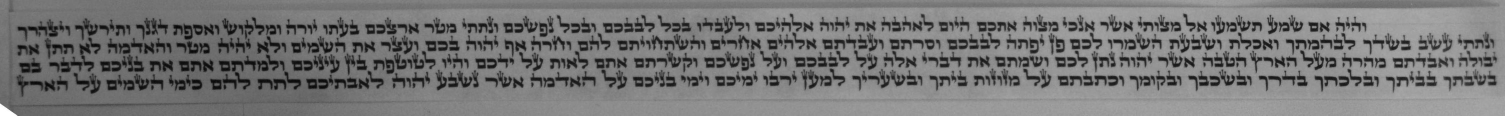
#> input picture StamStam-BE/images/008.jpg, 4514 x 347 px, found by its file name (shown at 1/3 size)
$ python carre.py   (older library calls are emulated)
#> lines starting #> are read from the running program, lines starting #| are printed output that depends on the picture; after the words box and inside, x2 and y2 are one past the last pixel; in counts of white or black regions, pixels touching at a corner belong together
# GenData.py

import sys
import numpy as np
import cv2
import os
import itertools

# module level variables ##########################################################################
MIN_CONTOUR_AREA = 50

RESIZED_IMAGE_WIDTH = 20
RESIZED_IMAGE_HEIGHT = 30

###################################################################################################

# [151 lines left out: functions union, intersection, is_kouf, my_sort_2, my_sort, combine_boxes, not called in this run]


def main():

    # [6 lines left out: function d, not called in this run]


    #imgTrainingNumbers = cv2.imread("images/001.jpg")            # read in training numbers image
    #imgTrainingNumbers = cv2.imread("images/t1.jpg")  # read in training numbers image
    imgTrainingNumbers = cv2.imread("images/R/008.jpg")  # read in training numbers image
#> imgTrainingNumbers is the input picture: shape (347, 4514, 3); min 1, max 255, mean 117.3
    #imgTrainingNumbers = cv2.imread("images/Stam.jpg")

    if imgTrainingNumbers is None:                          # if image was not read successfully
        print ("error: image not read from file \n\n")        # print error message to std out
        os.system("pause")                                  # pause so user can see error message
        return                                              # and exit function (which exits program)
    # end if

    imgGray = cv2.cvtColor(imgTrainingNumbers, cv2.COLOR_BGR2GRAY)          # get grayscale image
    imgBlurred = cv2.GaussianBlur(imgGray, (5,5), 0)                        # blur

                                                        # filter image from grayscale to black and white
    imgThresh = cv2.adaptiveThreshold(imgBlurred,                           # input image
                                      255,                                  # make pixels that pass the threshold full white
                                      cv2.ADAPTIVE_THRESH_GAUSSIAN_C,       # use gaussian rather than mean, seems to give better results
                                      cv2.THRESH_BINARY_INV,                # invert so foreground will be white, background will be black
                                      11,                                   # size of a pixel neighborhood used to calculate threshold value
                                      2)                                    # constant subtracted from the mean or weighted mean
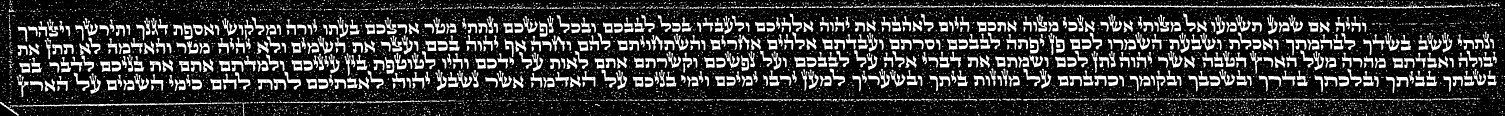
#> imgThresh: shape (347, 4514) (shown at 1/3 size); 20.7% white; 8715 white regions (7870 under 20 px)

    cv2.imshow("imgThresh", imgThresh)      # show threshold image for reference


    imgThreshCopy = imgThresh.copy()        # make a copy of the thresh image, this in necessary b/c findContours modifies the image

    imgContours, npaContours, npaHierarchy = cv2.findContours(imgThreshCopy,        # input image, make sure to use a copy since the function will modify this image in the course of finding contours
                                                 cv2.RETR_EXTERNAL,                 # retrieve the outermost contours only
                                                 cv2.CHAIN_APPROX_SIMPLE)           # compress horizontal, vertical, and diagonal segments and leave only their end points
#> npaContours = 8715 contours, 7980 with area under 20; largest, box (x1, y1, x2, y2) and area: (3655, 13, 4272, 26) 2216, (55, 307, 696, 320) 1929, (3142, 11, 3654, 23) 1748, (656, 182, 691, 214) 789, (631, 236, 664, 269) 774


    rects=[]
    for npaContour in npaContours:                          # for each contour
        if cv2.contourArea(npaContour) > MIN_CONTOUR_AREA:          # if contour is big enough to consider
            rect = [intX, intY, intW, intH] = cv2.boundingRect(npaContour)         # get and break out bounding rect
            # cv2.rectangle(imgTrainingNumbers,  # draw rectangle on original training image
            #               (rect[0], rect[1]),  # upper left corner
            #               (rect[0] + rect[2], rect[1] + rect[3]),  # lower right corner
            #               (0, 0, 255),  # red
            #               2)  # thickness
            #cv2.imshow("training_numbers.png", imgTrainingNumbers)
            #intChar = cv2.waitKey(0)
            rects.append(rect)
#> this loop made 8715 passes
#> (intX, intY, intW, intH) on passes 1691, 1721, 1727, 1747, 1770, 1820, 1854, 1855, 1953, 1956, 1959, 1961: (55, 307, 641, 13), (727, 306, 20, 41), (0, 306, 56, 41), (848, 305, 111, 5), (960, 304, 107, 8), (1070, 302, 77, 9), (1265, 301, 55, 5), (1149, 301, 113, 8), (2842, 297, 31, 8), (2568, 297, 40, 7), (2523, 297, 19, 8), (2498, 297, 13, 7)
#> npaContour on passes 1 to 6: [[4383, 346]], [[4136, 346]], [[3768, 346]], [[3668, 346]], [[3511, 346]], [[3319, 346]]
#> after the loop, rects = 627 items, first 6: (55, 307, 641, 13), (727, 306, 20, 41), (0, 306, 56, 41), (848, 305, 111, 5), (960, 304, 107, 8), (1070, 302, 77, 9)
    rects_after = rects
#> rects_after has the same summary as rects
    #rects_after = combine_boxes(rects)

    for rect in rects_after:                          # for each contour

                                                # draw rectangle around each contour as we ask user for input
            cv2.rectangle(imgTrainingNumbers,           # draw rectangle on original training image
                          (rect[0], rect[1]),                 # upper left corner
                          (rect[0]+rect[2],rect[1]+rect[3]),        # lower right corner
                          (0, 0, 255),                  # red
                          2)                            # thickness

            #imgROI = imgThresh[intY:intY+intH, intX:intX+intW]                                  # crop char out of threshold image
            #imgROIResized = cv2.resize(imgROI, (RESIZED_IMAGE_WIDTH, RESIZED_IMAGE_HEIGHT))     # resize image, this will be more consistent for recognition and storage

            # cv2.imshow("imgROI", imgROI)                    # show cropped out char for reference
            # cv2.imshow("imgROIResized", imgROIResized)      # show resized image for reference
            cv2.imshow("training_numbers.png", imgTrainingNumbers)      # show training numbers image, this will now have red rectangles drawn on it
#> this loop made 627 passes
#> pass 1, in main, `cv2.imshow("training_numbers.png", imgTrainingNumbers)`:
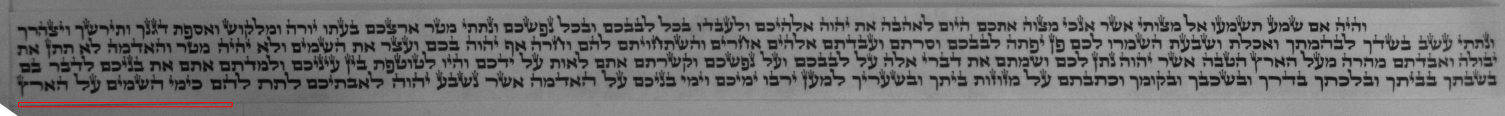
#> window 'training_numbers.png': shape (347, 4514, 3) (shown at 1/3 size); mean B, G, R 117, 117, 117.6
#> after the loop:
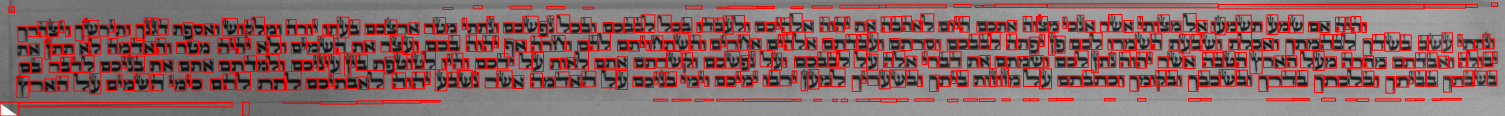
#> imgTrainingNumbers: shape (347, 4514, 3) (shown at 1/3 size); 15.09% of pixels changed, all inside (x1, y1, x2, y2) = (0, 7, 4494, 347)

            #cv2.setMouseCallback("training_numbers.png", d,[npaContour,intX, intY, intW, intH])
            #intChar = cv2.waitKey(0)                     # get key press
            # end if
        # end if
    # end for

    intChar = cv2.waitKey(0)
#> (key Esc is pressed here)
    cv2.destroyAllWindows()             # remove windows from memory

    return

###################################################################################################
if __name__ == "__main__":
    main()
# end if
